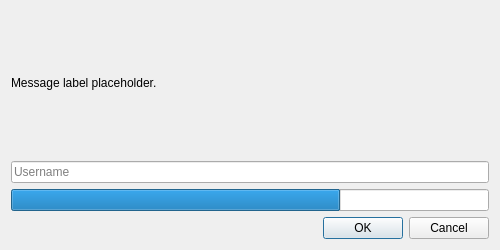
<?xml version="1.0" encoding="UTF-8"?>
<ui version="4.0">
 <class>OfflineLoginDialog</class>
 <widget class="QDialog" name="OfflineLoginDialog">
  <property name="geometry">
   <rect>
    <x>0</x>
    <y>0</y>
    <width>500</width>
    <height>250</height>
   </rect>
  </property>
  <property name="sizePolicy">
   <sizepolicy hsizetype="Fixed" vsizetype="Fixed">
    <horstretch>0</horstretch>
    <verstretch>0</verstretch>
   </sizepolicy>
  </property>
  <property name="windowTitle">
   <string>Add Account</string>
  </property>
  <layout class="QVBoxLayout" name="verticalLayout">
   <item>
    <widget class="QLabel" name="label">
     <property name="text">
      <string notr="true">Message label placeholder.</string>
     </property>
     <property name="textFormat">
      <enum>Qt::RichText</enum>
     </property>
     <property name="textInteractionFlags">
      <set>Qt::LinksAccessibleByKeyboard|Qt::LinksAccessibleByMouse|Qt::TextBrowserInteraction|Qt::TextSelectableByKeyboard|Qt::TextSelectableByMouse</set>
     </property>
    </widget>
   </item>
   <item>
    <widget class="QLineEdit" name="userTextBox">
     <property name="placeholderText">
      <string>Username</string>
     </property>
    </widget>
   </item>
   <item>
    <widget class="QProgressBar" name="progressBar">
     <property name="value">
      <number>69</number>
     </property>
     <property name="textVisible">
      <bool>false</bool>
     </property>
    </widget>
   </item>
   <item>
    <widget class="QDialogButtonBox" name="buttonBox">
     <property name="orientation">
      <enum>Qt::Horizontal</enum>
     </property>
     <property name="standardButtons">
      <set>QDialogButtonBox::Cancel|QDialogButtonBox::Ok</set>
     </property>
    </widget>
   </item>
  </layout>
 </widget>
 <resources/>
 <connections/>
</ui>
